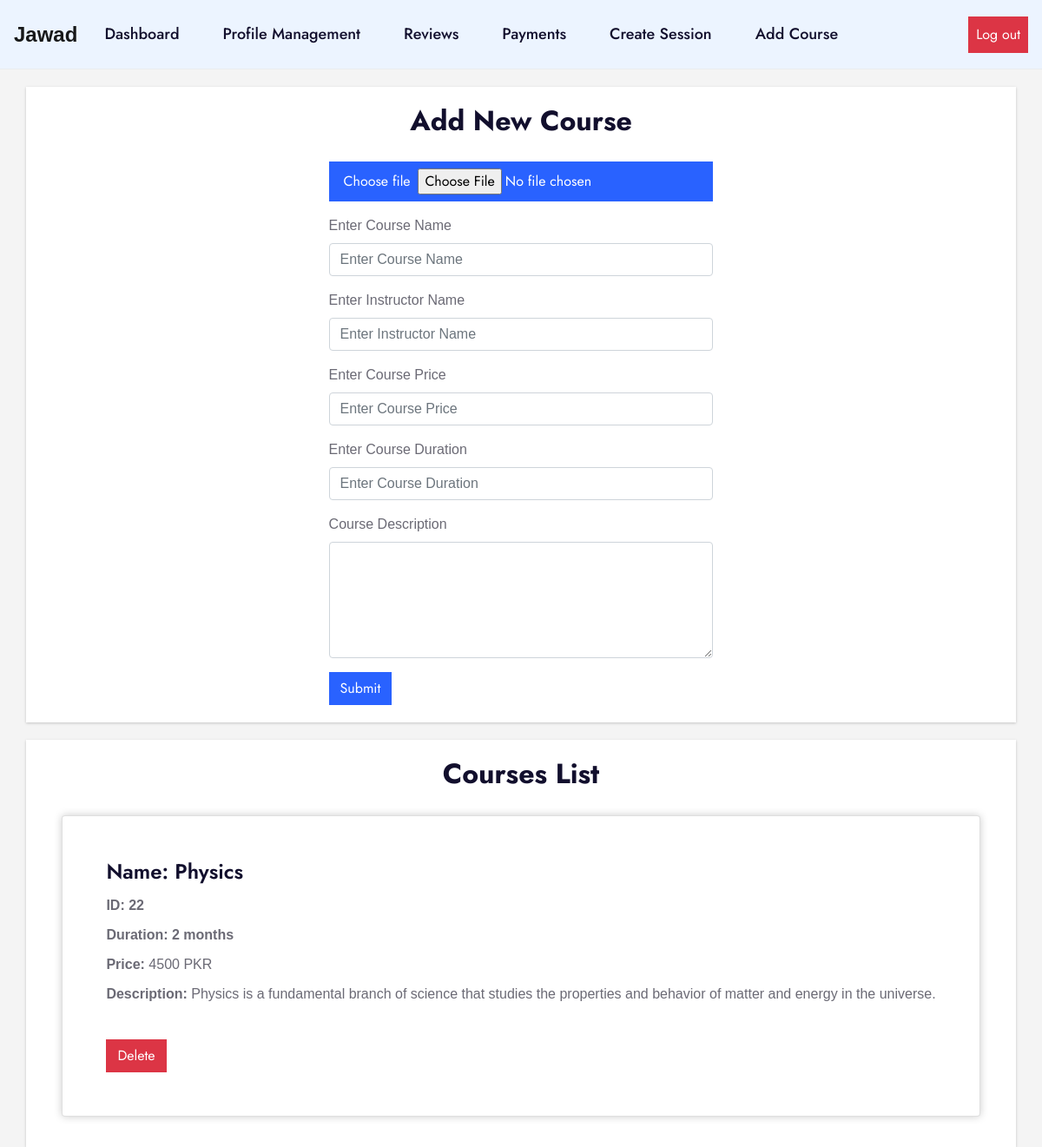
Page /tutor/addcourse.php (signed in) on the committed database.
### tables this page shows
CREATE TABLE `course` (
  `course_name` varchar(255) NOT NULL,
  `course_id` int(255) NOT NULL,
  `course_intsructor` varchar(255) NOT NULL,
  `course_duration` varchar(255) NOT NULL,
  `course_price` int(255) NOT NULL,
  `course_description` varchar(255) NOT NULL,
  `id` int(255) DEFAULT NULL,
  `course_image` varchar(255) NOT NULL
);

### tutor/addcourse.php (the view, shortened to what this page needs)
<!DOCTYPE html>
<html lang="en">
<head>
  <link rel="stylesheet" href="../css/addcourse.css">
</head>
<body>
  <?php include('./t_head.php'); ?>
  <?php include('./t_header.php'); ?>
  <div class="container">
    <h2 >Add New Course</h2>
    <form action="addcourse.php" method="POST" enctype="multipart/form-data">
      <div class="form-group">
        <div class="d-flex justify-content-center">
          <div class="btn btn-primary btn-rounded">
            <label class="form-label text-white m-1" for="customFile1">Choose file</label>
            <input type="file" name="file" />
          </div>
        </div>
      </div>
      <div class="form-group">
        <label for="coursename">Enter Course Name</label>
        <input type="text" class="form-control" id="coursename" placeholder="Enter Course Name" name="coursename">
      </div>
      <div class="form-group">
        <label for="courseinstructor">Enter Instructor Name</label>
        <input type="text" class="form-control" id="courseinstructor" placeholder="Enter Instructor Name" name="courseinstructor">
      </div>
      <div class="form-group">
        <label for="courseprice">Enter Course Price</label>
        <input type="text" class="form-control" id="courseprice" placeholder="Enter Course Price" name="courseprice">
      </div>
      <div class="form-group">
        <label for="courseduration">Enter Course Duration</label>
        <input type="text" class="form-control" id="courseduration" placeholder="Enter Course Duration" name="courseduration">
      </div>
      <div class="form-group">
        <label for="coursedescription">Course Description</label>
        <textarea class="form-control" id="coursedescription" rows="5" name="coursedescription"></textarea>
      </div>
      <button class="btn btn-primary" type="submit" name="submit" value="submit">Submit</button>
    </form>
  </div>
  <div class="container">
    <h2> Courses List </h2>
    <?php
    include('../dbcon.php');
    $query = "SELECT course_id, course_name, course_description, course_duration, course_price FROM course";
    $query_run = mysqli_query($con, $query);
    $course = mysqli_num_rows($query_run);
    if ($course > 0) {
      while ($row = mysqli_fetch_array($query_run)) {
    ?>
        <div class="row">
        <div class="card">
          <div class="card-body">
            <h4 class="card-title">Name: <?php echo $row['course_name']; ?></h4>
            <p class="card-title"><b>ID:</b> <?php echo $row['course_id']; ?></p>
            <p class="card-title"><b>Duration:</b> <?php echo $row['course_duration']; ?></p>
        <p class="card-text"><b>Price:</b> <?php echo $row['course_price']; ?> PKR</p>
        <p class="card-text"><b>Description:</b> <?php echo $row['course_description']; ?></p>
        <form action="delete_course.php" method="post">
          <button type="submit" class="btn btn-danger">Delete</button>
        </form>
      </div>
    </div>
    </div>
    <?php
      }
    }
    ?>
  </div>
</body>
</html>

### css/addcourse.css (style rules this page uses)
body { font-family: Arial, sans-serif; font-size: 16px; background-color: #f4f4f4; }
.container { display: flex; flex-wrap: wrap; justify-content: center; }
.card { flex: 0 100px 200px; display: flex; flex-direction: column; align-items: center; margin: 20px; padding: 20px; border: 1px solid #000000; border-radius: 10px; box-shadow: 0px 0px 10px #ccc; text-align: left; }
.card h4 { margin-top: 0; }
.card p { margin-bottom: 10px; }
.card button { margin-top: 20px; }
.row { margin-bottom: 15px; }
.form-control { width: 100%; padding: 8px; border: 1px solid #ccc; border-radius: 5px; }
.btn { border-radius: 0; padding: 8px 16px; cursor: pointer; }
.btn-primary { background-color: #2998ff; border-color: #2962FF; color: #fff; transition: background-color 0.3s, border-color 0.3s; }
.btn-danger { background-color: #D32F2F; border-color: #D32F2F; color: #fff; transition: background-color 0.3s, border-color 0.3s; }
.card-title { font-weight: bold; margin-bottom: 5px; }
.card-text { margin-bottom: 5px; }
.container { display: flex; flex-direction: column; align-items: center; }
.container form { margin-top: 20px; }
.card:last-child { margin-bottom: 0; }
.card-body { margin: 10px; }

### css/t_dash_style.css (style rules this page uses)
body { background-color: #f4f4f4; font-family: Arial, sans-serif; font-size: 16px; }
.container { background-color: #fff; padding: 20px; margin-top: 20px; box-shadow: 0px 1px 3px rgba(0, 0, 0, 0.2); animation: fadeIn 0.5s ease-in-out; }
.card { margin-bottom: 20px; padding: 20px; animation: slideIn 0.5s ease-in-out; }
.btn { border-radius: 0; }
.btn-primary { background-color: #2962FF; border-color: #2962FF; transition: background-color 0.3s, border-color 0.3s; }
.btn-danger { background-color: #D32F2F; border-color: #D32F2F; transition: background-color 0.3s, border-color 0.3s; }
.card-body { margin: 10px; }

### css/nav_style.css (style rules this page uses)
.btn-danger { background-color: #dc3545; border-color: #dc3545; transition: background-color 0.3s, border-color 0.3s; }

### rows in the picture
course: course_name "Physics", course_id "22", course_duration "2 months", course_price "4500", course_description "Physics is a fundamental branch of science that studies the properties and behavior of matter and energy in the universe."

### other values in the picture
$_SESSION["user_name"] "Jawad"
